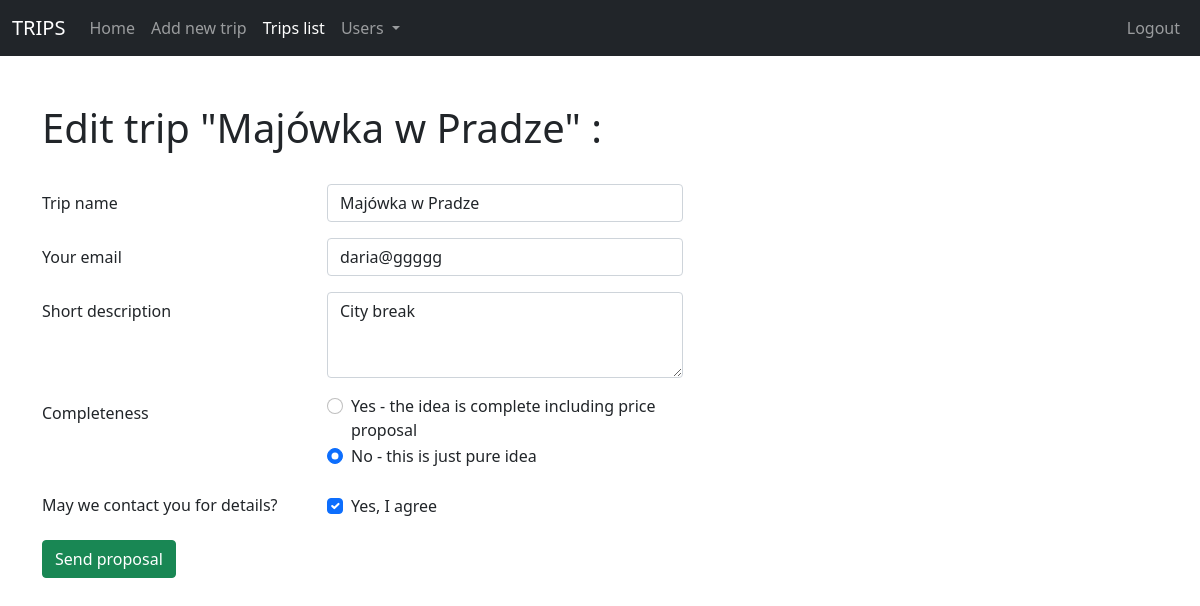
The app's page /edit_trip/6 (signed in) with its own data.
### app.py (models this page shows, shortened)
class Trips(db.Model):
    id = db.Column(db.Integer, primary_key=True)
    name = db.Column(db.String(100), primary_key=False)
    email = db.Column(db.String(100), primary_key=False)
    description = db.Column(db.String(200), primary_key=False)
    completeness = db.Column(db.Boolean, primary_key=False)
    contact = db.Column(db.Boolean, primary_key=False)

### app.py (the view, shortened to what this page needs)
@app.route('/edit_trip/<trip_id>', methods=['GET', 'POST'])
@login_required
@fresh_login_required
def edit_trip(trip_id):
    if request.method == 'GET':
        trip = Trips.query.filter(Trips.id == trip_id).first()
        if trip is None:
            flash('No such trip idea existing, sorry.')
            return redirect(url_for('all_trips'))
        else:
            return render_template('edit_trip.html', trip=trip, active_menu='all_trips', cur_login=current_user)

### app.py (called while the page is built)
@login_manager.user_loader
def load_user(user_id):
    return Users.query.filter(Users.id == user_id).first()

### templates/edit_trip.html (shortened to what this page needs)
{% extends "base.html" %}
{% block page_body %}
<br>
<form id="trip_form" method="POST" action="{{ url_for('edit_trip', trip_id=trip.id) }}">
  <div class="container">
    <br><h1>Edit trip "{{ trip.name }}" :</h1><br>
    <div class="row mb-3">
      <div class="col-3">
        <label for="trip_name" class="col-form-label">Trip name</label>
      </div>
      <div class="col-4">
        <input type="text" id="trip_name" name="trip_name" class="form-control" aria-describedby="passwordHelpInline" value="{{ trip.name }}">
      </div>
    </div>
    <div class="row mb-3">
      <div class="col-3">
        <label for="email" class="col-form-label">Your email</label>
      </div>
      <div class="col-4">
        <input type="email" id="email" name="email" class="form-control" aria-describedby="passwordHelpInline" value="{{ trip.email }}">
      </div>
    </div>
    <div class="row mb-3">
      <div class="col-3">
        <label for="description" class="col-form-label">Short description</label>
      </div>
      <div class="col-4">
        <textarea class="form-control" id="description" name="description" rows="3">{{ trip.description }}</textarea>
      </div>
    </div>
    <div class="row mb-3">
      <div class="col-3">
        <label class="col-form-label">Completeness</label>
      </div>
      <div class="col-4">
        <div class="form-check">
          <input class="form-check-input" type="radio" name="completeness" id="completeness1" value="yes" {{ 'checked' if trip.completeness }}>
          <label class="form-check-label" for="completeness1">
            Yes - the idea is complete including price proposal
          </label>
        </div>
        <div class="form-check">
          <input class="form-check-input" type="radio" name="completeness" id="completeness2" value="no" {{ 'checked' if not trip.completeness }}>
          <label class="form-check-label" for="completeness2">
            No - this is just pure idea
          </label>
        </div>
      </div>
    </div>
    <div class="row mb-3">
      <div class="col-3">
        <label class="col-form-label">May we contact you for details?</label>
      </div>
      <div class="col-4 mt-2">
        <div class="form-check">
          <input class="form-check-input" type="checkbox" value="yes" id="contact" name="contact" {{ 'checked' if trip.contact }}>
          <label class="form-check-label" for="contact">
          Yes, I agree
          </label>
        </div>
      </div>
    </div>
    <button type="submit" class="btn btn-success btn-block">Send proposal</button>
  </div>
</form>
{% endblock %}

### records on screen
Trips: name "Majówka w Pradze", trip_name "Majówka w Pradze", email "daria@ggggg", description "City break"
